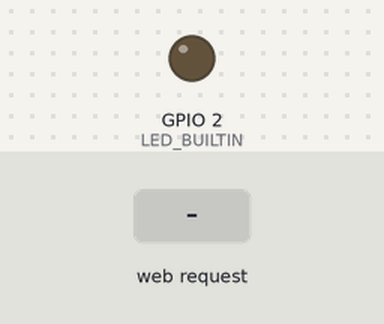
This sketch was run on a simulated ESP8266 (NodeMCU). Parts: output pins drawn as LEDs (lit = HIGH, except the on-board LED, lit = LOW). The inputs (shaded band) are chosen by the test bench. WiFi joins after 1.5 s; servers stay silent unless stated; what the sketch prints to the serial monitor is not drawn.

Above: at 2.7 s.
2.8 s: HTTP request GET /LED=ON received
At 3.7 s:
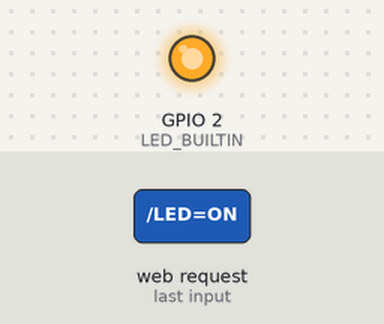
4.3 s: HTTP request GET /LED=OFF received
At 4.8 s:
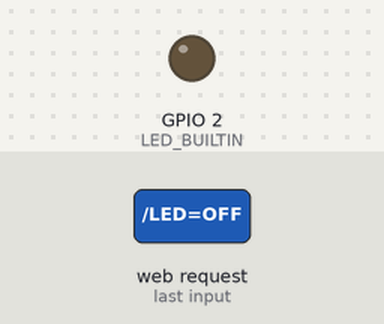
Timing chart, 0 to 7.3 s (numbered marks = the images above; inputs shaded):
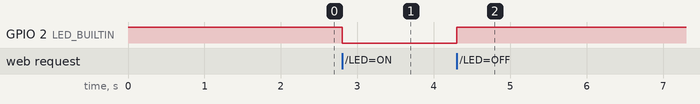

Measured:
- after the input at 2.8 s, GPIO 2 (LED_BUILTIN): HIGH → LOW at once
- after the input at 4.3 s, GPIO 2 (LED_BUILTIN): LOW → HIGH at once

The sketch:

led_via_wifi.ino
```cpp
#include <ESP8266WiFi.h>

// Replace with your network credentials
const char* ssid = "Your_SSID";
const char* password = "Your_PASSWORD";

// Create a WiFiServer object
WiFiServer server(80);

void setup() {
  // Start the Serial Monitor
  Serial.begin(115200);

  // Initialize the LED pin
  pinMode(LED_BUILTIN, OUTPUT);
  digitalWrite(LED_BUILTIN, HIGH);  // Turn off LED (ESP-12E/ESP-07 built-in LED is active LOW)

  // Connect to Wi-Fi network
  Serial.println();
  Serial.print("Connecting to ");
  Serial.println(ssid);
  WiFi.begin(ssid, password);

  while (WiFi.status() != WL_CONNECTED) {
    delay(500);
    Serial.print(".");
  }

  // Print the IP address
  Serial.println("");
  Serial.println("WiFi connected.");
  Serial.println("IP address: ");
  Serial.println(WiFi.localIP());

  // Start the server
  server.begin();
  Serial.println("Server started");
}

void loop() {
  // Check if a client has connected
  WiFiClient client = server.available();
  if (!client) {
    return;
  }

  // Wait until the client sends some data
  Serial.println("New Client.");
  String currentLine = "";
  while (client.connected()) {
    if (client.available()) {
      char c = client.read();
      Serial.write(c);
      if (c == '\n') {
        // If the current line is blank, you got two newline characters in a row.
        // That's the end of the client HTTP request, so send a response:
        if (currentLine.length() == 0) {
          // HTTP headers always start with a response code (e.g. HTTP/1.1 200 OK)
          client.println("HTTP/1.1 200 OK");
          client.println("Content-type:text/html");
          client.println();

          // The actual HTML content
          client.println("<html><body><h1>ESP8266 LED Control</h1>");
          client.println("<p><a href=\"/LED=ON\"><button>Turn ON</button></a></p>");
          client.println("<p><a href=\"/LED=OFF\"><button>Turn OFF</button></a></p>");
          client.println("</body></html>");

          // The HTTP response ends with another blank line
          client.println();
          break;
        } else {  // If you got a newline, then clear currentLine
          currentLine = "";
        }
      } else if (c != '\r') {  // If you got anything else but a carriage return character,
        currentLine += c;      // add it to the end of the currentLine
      }

      // Check if the client request was to turn the LED on or off
      if (currentLine.endsWith("GET /LED=ON")) {
        digitalWrite(LED_BUILTIN, LOW);  // Turn the LED on (LOW level is the voltage level for the active LOW LED)
      }
      if (currentLine.endsWith("GET /LED=OFF")) {
        digitalWrite(LED_BUILTIN, HIGH); // Turn the LED off (HIGH level is the voltage level for the active LOW LED)
      }
    }
  }

  // Close the connection
  client.stop();
  Serial.println("Client Disconnected.");
}
```
